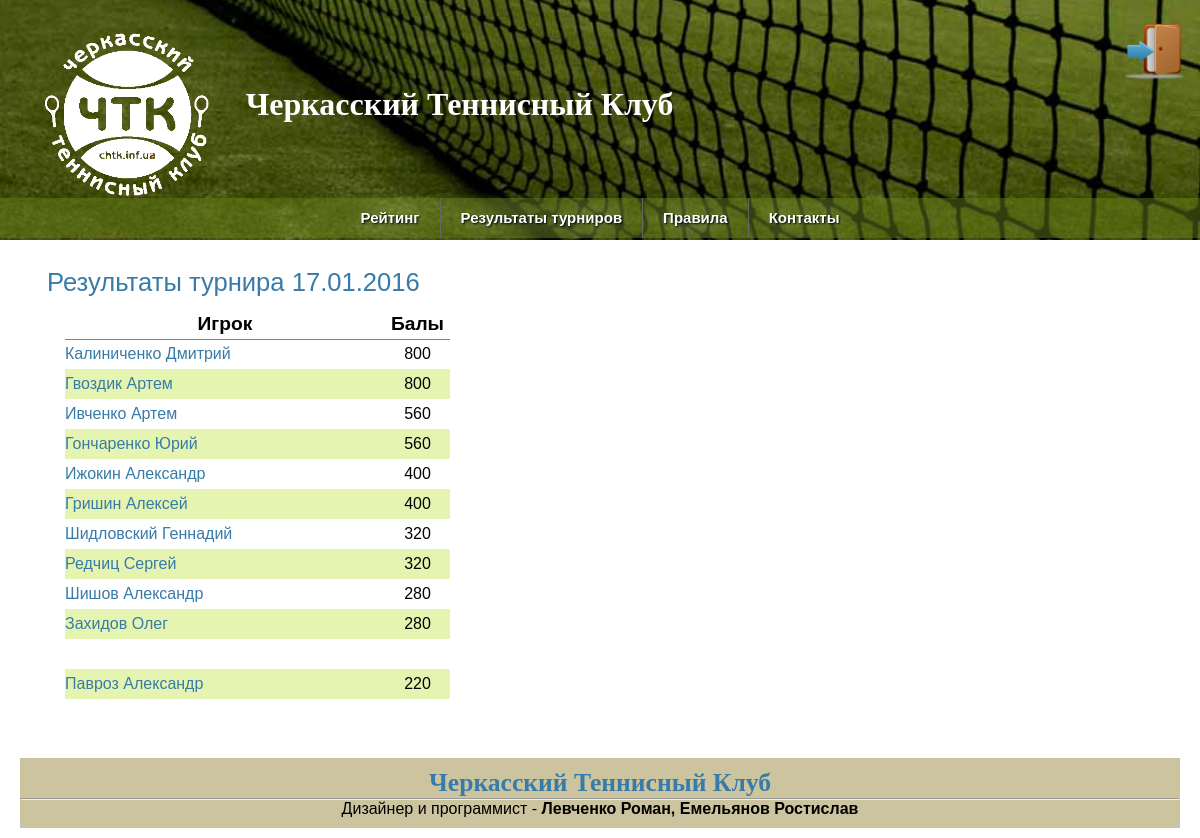
/2016/1/, run on an earlier commit of the app's database.
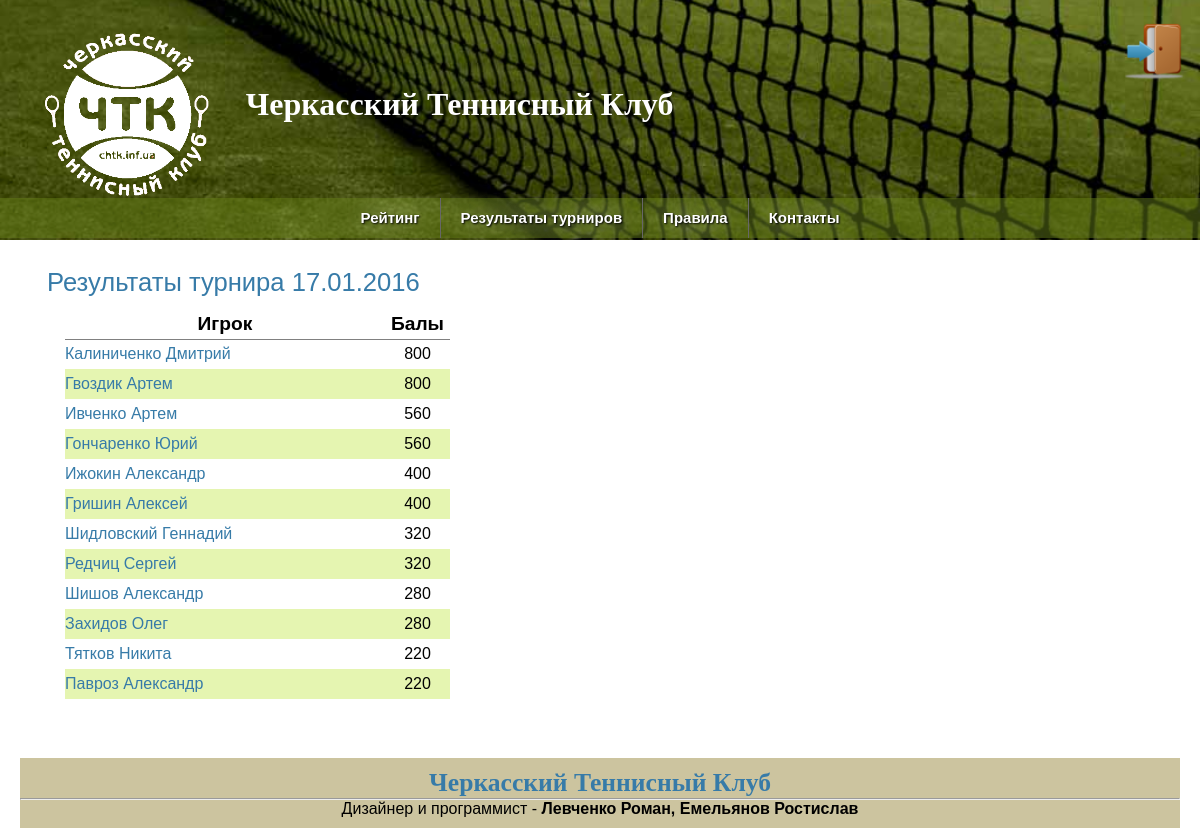
And on a later commit of the database.
### chtk.py (models this page shows, shortened)
class Players(dab.Model):
    id = dab.Column(dab.Integer, primary_key=True)
    player_name = dab.Column(dab.String(20))
    player_surname = dab.Column(dab.String(20))
    path_photo = dab.Column(dab.String(40))

### chtk.py (the view)
@app.route('/<int:year>/<int:tour_id>/')
def shopping(tour_id, year):
    if year == 2016:
        num_tour = tour_result.tour_result(tour_id)
    elif year == 2017:
        num_tour = tour_result_2017.tour_result(tour_id)
    date = MyCalendar()
    date_2016 = date.get_date(tour_id)
    date_2017 = date.get_date_2017(tour_id)
    tournaments = Tournaments.query
    return render_template("tour.html", tournaments=tournaments, num_tour=num_tour, tour_id=tour_id, year=year, date_2016=date_2016, date_2017=date_2017, players=get_data_players(), len_2016=len_2016, len_2017=len_2017)

### chtk.py (called while the page is built)
def connect_db():
    rv = sqlite3.connect(app.config['DATABASE'])
    rv.row_factory = sqlite3.Row
    return rv

def get_db():
    if not hasattr(g, 'sqlite_db'):
        g.sqlite_db = connect_db()
    return g.sqlite_db

def get_data_players():
    db = get_db()
    cur_1 = db.execute('select id, player_name, player_surname, path_photo from players order by player_surname')
    players = cur_1.fetchall()
    return players

### mycalendar.py (called while the page is built)
    def get_date(self, n):
        if n in self.list_of_tournaments:
            return self.list_of_tournaments[n]
        else:
            return False

    def get_date_2017(self, n):
        if n in self.list_of_tournaments_2017:
            return self.list_of_tournaments_2017[n]
        else:
            return False

### templates/tour.html (shortened to what this page needs)
{% extends "base.html" %}
{% block body %}
    <main>
    <div class="col-left">
        <section>
<h2 class="entres-h2">Результаты турнира {% if year == 2016 %}{{ date_2016 }}{% endif %}{% if year == 2017 %}{{ date_2017 }}{% endif %}</h2>
            <div>
        <table>
            <thead>
            <tr>
                <th>Игрок</th>
                <th>Балы</th>
            </tr>
            </thead>
            <tbody>
                {% for el in num_tour %}
                <tr>
                    {% for player in players %}
                    {% if player.player_surname == el[1][0] and player.player_name == el[1][1] %}
                    <td class="td-player"><a href="/player/{{ year }}/{{ player.id }}/">{{el[1][0]}} {{ el[1][1] }}</a></td><td class="td-rating">{{ el[0] }} </td>
                    {% endif %}
                    {% endfor %}
                </tr>
                {% endfor %}
            </tbody>
        </table>
            </div>
        </section>
{% endblock %}

What changed in the data, as far as the page shows it:
now on this page (row edited): Players: player_surname "Тятков", player_name "Никита", el "220"
